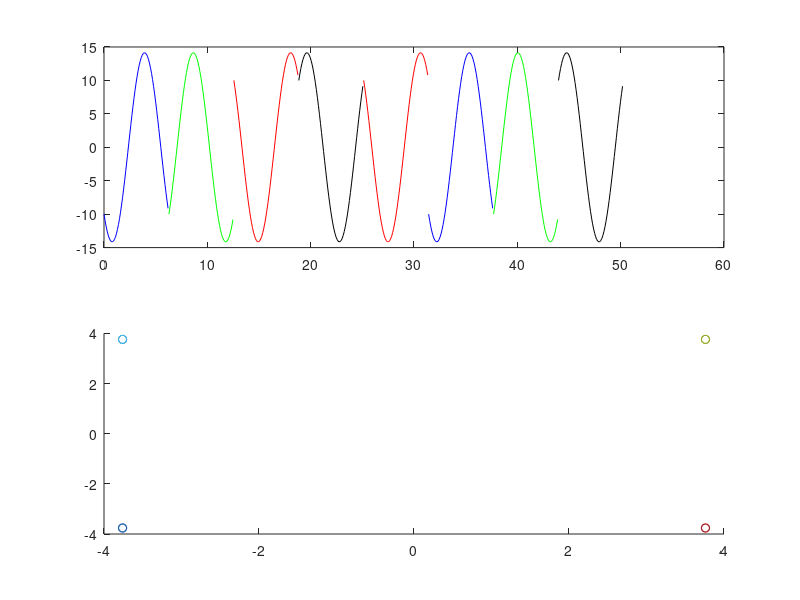

The MATLAB script that drew this image:
% QPSK

clc
clear

seq = zeros(1, 16);
for i = 1:16
    if(rand(i) > 0.2)
        seq(i) = 0;
    else
        seq(i) = 1;
    end
end

for i = 1:16
    disp(seq(i))
    if (rem(i, 2) == 0)
        disp(' ')
    end
end
seq = [0, 1, 1, 0, 0, 0, 1, 1, 0, 0, 0, 1, 1, 0, 1, 1, 0, 0]; % Random seq to get all four signals

% 0 -> neg
% 1 -> pos

Es = 1;
Ts = 0.01;
A = sqrt(2*Es/Ts);

x1 = pi/4:0.1:2*pi+(pi/4);
s1 = A*cos(x1);

x2 = 3*pi/4:0.1:2*pi+(3*pi/4);
s2 = A*cos(x2);

x3 = 5*pi/4:0.1:2*pi+(5*pi/4);
s3 = A*cos(x3);

x4 = 7*pi/4:0.1:2*pi+(7*pi/4);
s4 = A*cos(x4);

xi = 0;
xf = 2*pi;
for i = 1:2:16
    subplot(2, 1, 1)
    x = xi:0.1:xf;
    if (seq(i) == 0 && seq(i+1) == 0)
        plot(x, s1, color = 'red');
    elseif(seq(i) == 0 && seq(i+1) == 1)
        plot(x, s2, color = 'blue');
    elseif(seq(i) == 1 && seq(i+1) == 0)
        plot(x, s3, color = 'green');
    else
        plot(x, s4, color = 'black');
    end
    xi = xi+2*pi;
    xf = xf+2*pi;
    hold on
end

hold off
for i=1:2:15
    subplot(2, 1, 2)
    if(seq(i) == 0 && seq(i+1) == 0)
        scatter(sqrt(A), sqrt(A), color = 'red')
    elseif(seq(i) == 0 && seq(i+1) == 1)
        scatter(-sqrt(A), sqrt(A), color = 'black')
    elseif(seq(i) == 1 && seq(i+1) == 0)
        scatter(sqrt(A), -sqrt(A), color = 'green')
    else
        scatter(-sqrt(A), -sqrt(A), color = 'blue')
    end
    hold on
end



